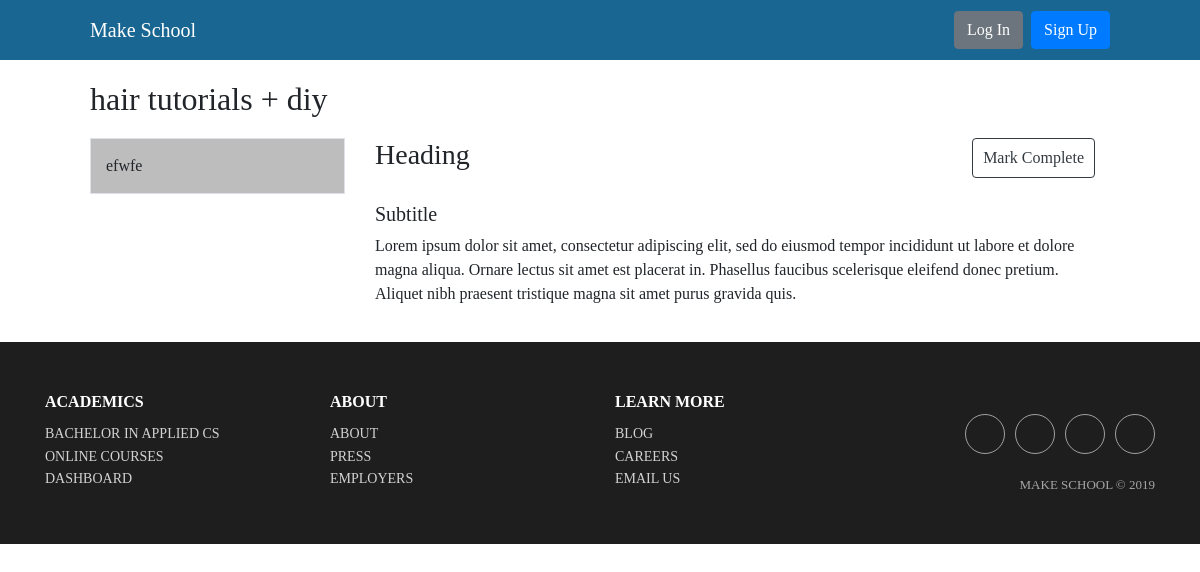
The page /6 on the database as committed earlier.
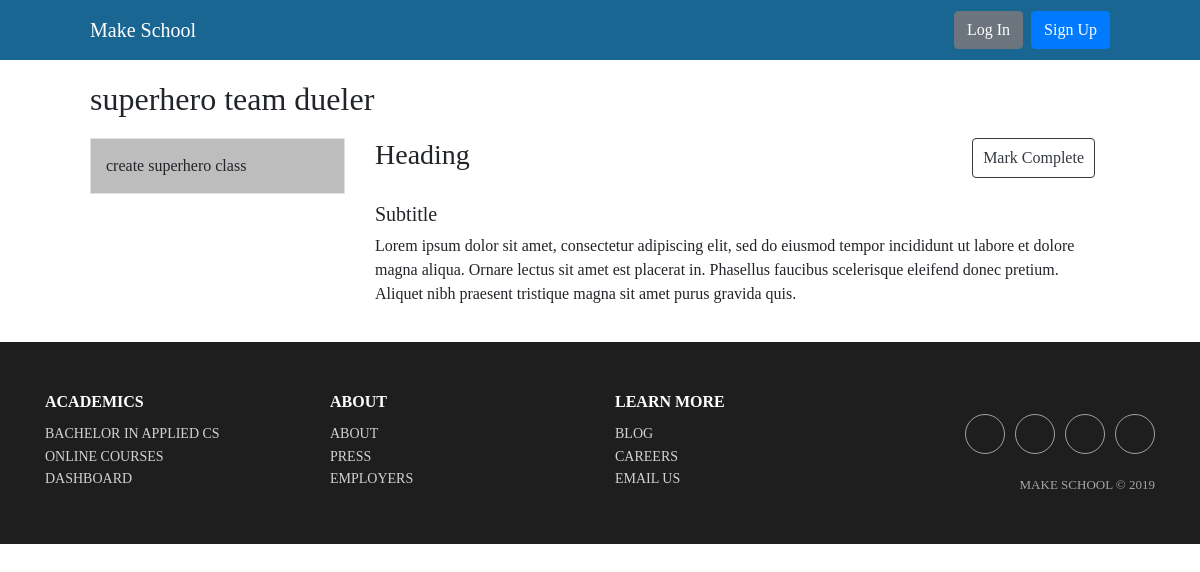
The same page on the database as committed later.
### tutorials/models.py (models this page shows, shortened)
class Tutorial(models.Model):
    title = models.CharField(max_length=200, unique=True)
    description = models.TextField()
    slug = models.CharField(max_length=200, editable=False)
    cover_photo = models.ImageField(upload_to='cover_photos/')
    published = models.DateTimeField(auto_now_add=True)
    modified = models.DateTimeField(auto_now=True)

class Module(models.Model):
    title = models.CharField(max_length=200)
    slug = models.CharField(max_length=200, editable=False)
    placement = models.IntegerField()
    tutorial = models.ForeignKey(Tutorial, on_delete=models.CASCADE) # link to tutorial pk

### tutorials/views.py (the view)
# urls.py: path('<int:id>', views.TutorialDetailView.as_view(), name='tutorial-detail-page'),
class TutorialDetailView(ListView):
    template_name = 'tutorials/tutorial_2.html'
    model = Tutorial
    def get(self, request, id):
        tutorial = self.model.objects.get(pk=id)
        modules = Module.objects.get_queryset().get(tutorial=tutorial.id)
        return render(request, self.template_name, {
            'tutorial': tutorial,
            'modules': modules
    })

### tutorials/templates/tutorials/tutorial_2.html
{% extends "base.html" %}
{% block content %}
<div>
    <h2>{{ tutorial.title }}</h2>
</div>
<div class="row" style="margin: inherit;margin-right: inherit;margin-left: inherit;margin-bottom: 10px;margin-top: 20px;">
    <div class="col-md-3" style="padding: 0px;">
        {% include "tutorials/partials/module.html" %}
    </div>
    {% include "tutorials/partials/submodule.html" %}
</div>
{% endblock %}

### templates/base.html (shortened to what this page needs)
<!DOCTYPE html>
<html>
<head>
    <link rel="stylesheet" href="https://cdnjs.cloudflare.com/ajax/libs/twitter-bootstrap/4.3.1/css/bootstrap.min.css">
    <link rel="stylesheet" href="https://cdnjs.cloudflare.com/ajax/libs/ionicons/2.0.1/css/ionicons.min.css">
    {% load static %}
    <link rel='stylesheet' href="{% static 'css/style.css' %}">
</head>
<body>
    <nav class="navbar navbar-light navbar-expand-md sticky-top">
        <div class="container-fluid"><a class="navbar-brand" href="/" style="color: white;">Make School</a>
            <div class="collapse navbar-collapse justify-content-end" id="navcol-1">
                <ul class="nav navbar-nav">
                    <form class="form-inline ml-auto">
                        {% if user.is_authenticated %}
                            <div class="text-white">Hello, <strong>{{ user.username }}</strong>!</div>
                            <a href="{% url 'tutorials:create-tutorial-page' %}" class="btn btn-success ml-4">New Tutorial</a>
                            <a href="{% url 'logout' %}" class="btn btn-danger ml-2">Log Out</a>
                        {% else %}
                            <a href="{% url 'login' %}" class="btn btn-secondary ml-2">Log In</a>
                            <a href="{% url 'signup-page' %}" class="btn btn-primary ml-2">Sign Up</a>
                        {% endif %}
                      </form>
                </ul>
            </div>
        </div>
    </nav>
    <div class='container-fluid'>
        {% block content %}
        {% endblock %}
    </div>
    <div class="footer-clean" style="background-color: rgb(30,30,30);color: white;margin-top: 20px;">
        <footer>
            <div class="container">
                <div class="row justify-content-center">
                    <div class="col-sm-4 col-md-3 item">
                        <h3>Academics</h3>
                        <ul>
                            <li><a href="#">Bachelor in Applied CS</a></li>
                            <li><a href="#">Online Courses</a></li>
                            <li><a href="#">Dashboard</a></li>
                        </ul>
                    </div>
                    <div class="col-sm-4 col-md-3 item">
                        <h3>About</h3>
                        <ul>
                            <li><a href="#">About</a></li>
                            <li><a href="#">Press</a></li>
                            <li><a href="#">Employers</a></li>
                        </ul>
                    </div>
                    <div class="col-sm-4 col-md-3 item">
                        <h3>Learn More</h3>
                        <ul>
                            <li><a href="#">Blog</a></li>
                            <li><a href="#">Careers</a></li>
                            <li><a href="#">Email Us</a></li>
                        </ul>
                    </div>
                    <div class="col-lg-3 item social"><a href="#"></a><a
                            href="#"></a><a href="#"></a><a href="#"></a>
                        <p class="copyright">Make School © 2019</p>
                    </div>
                </div>
            </div>
        </footer>
    </div>
</body>
</html>

### tutorials/templates/tutorials/partials/module.html (shortened to what this page needs)
<div class="row" style="margin: inherit;width: 100%;margin-bottom: 10px;">
    <div class="col" style="height: 100%;padding: 0px;">
        <div style="width: 100%;"><a class="btn text-left border rounded-0" data-toggle="collapse"
                aria-expanded="false" aria-controls="collapse-1" href="#collapse-1" role="button"
                style="padding: 15px;width: 100%;background-color: #bebdbd;">{{ modules.title }}</a>
        </div>
    </div>
</div>

### tutorials/templates/tutorials/partials/submodule.html (shortened to what this page needs)
    <div class="col-md-9">
        <div class="row">
            <div class="col">
                <h3 class="d-inline-flex" style="padding: 0;margin-bottom: 30px;">Heading</h3>
            </div>
            <div class="col d-flex d-lg-flex justify-content-lg-end" style="padding: 0px;"><button class="btn btn-outline-dark" type="button" style="margin-top: 0px;padding: 5px 10px;height: 40px;margin-right: 15px;">Mark Complete</button></div>
        </div>
        {% include "tutorials/partials/section.html" %}
    </div>

### tutorials/templates/tutorials/partials/section.html
<h5 style="padding: 0;">Subtitle</h5>
<p>Lorem ipsum dolor sit amet, consectetur adipiscing elit, sed do eiusmod tempor incididunt ut labore et
    dolore magna aliqua. Ornare lectus sit amet est placerat in. Phasellus faucibus scelerisque eleifend
    donec pretium. Aliquet nibh praesent tristique magna sit amet purus gravida quis.
</p>

### static/css/style.css (style rules this page uses)
body { font-family: Proxima Nova, serif; font-weight: normal; }
.navbar { background-color: #186691; margin: 0px 0px 20px 0px; padding: 10px 0px; color: white; }
a { text-decoration: none; color: black; }
.footer-clean { padding: 50px 0; background-color: #fff; color: #4b4c4d; text-transform: uppercase; bottom: 0; }
.footer-clean h3 { margin-top: 0; margin-bottom: 12px; font-weight: 700; font-size: 16px; }
.footer-clean ul { padding: 0; list-style: none; line-height: 1.6; font-size: 14px; margin-bottom: 0 }
.footer-clean ul a { color: inherit; text-decoration: none; opacity: .8 }
.footer-clean .item.social { text-align: right }
.footer-clean .item.social > a { font-size: 24px; width: 40px; height: 40px; line-height: 40px; display: inline-block; text-align: center; border-radius: 50%; border: 1px solid #ccc; margin-left: 10px; margin-top: 22px; color: inherit; opacity: .75 }
.footer-clean .copyright { margin-top: 14px; margin-bottom: 0; font-size: 13px; opacity: .6 }
.container-fluid { width: 100%; padding-right: 90px; padding-left: 90px; margin-right: auto; margin-left: auto }
.col-md-9 { padding-left: 30px; }

Rows that differ between the two databases and show on the page:
no longer on this page (row edited): Module: title "efwfe"
changed Tutorial: title "hair tutorials + diy" → "superhero team dueler"
added Module: title "create superhero class"
